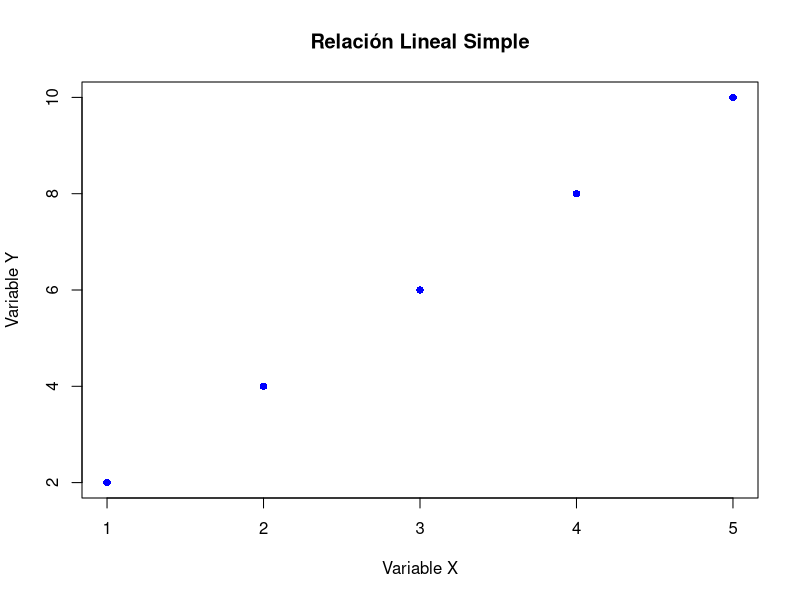
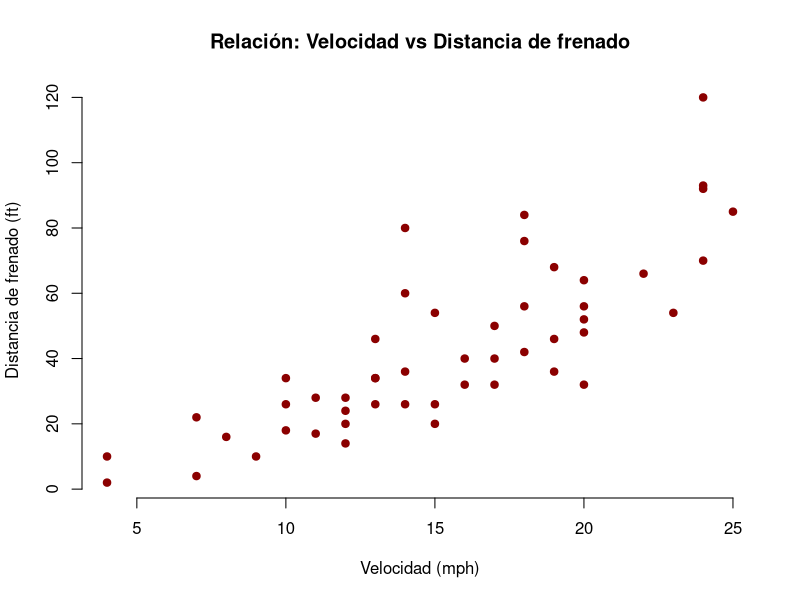
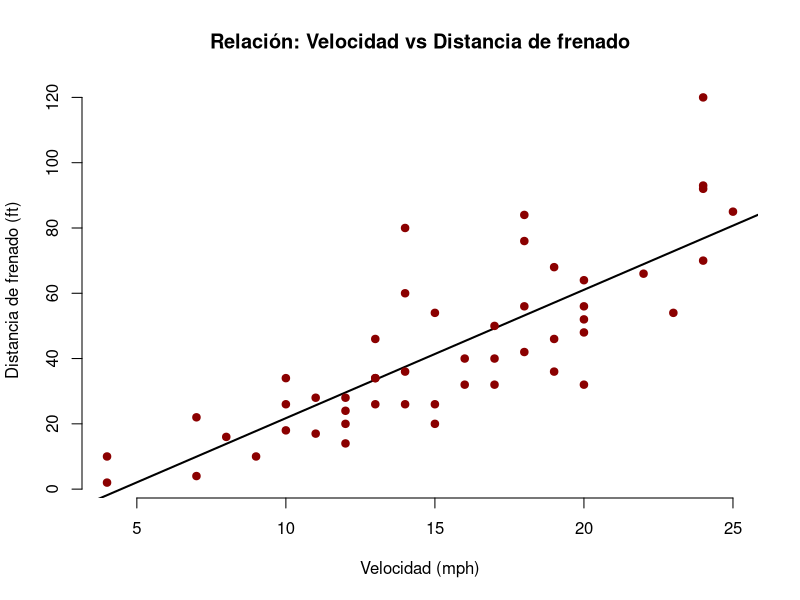

These figures' R source, in order:
## ---- chunk 1
# Crear datos de ejemplo
x <- c(1, 2, 3, 4, 5)
y <- c(2, 4, 6, 8, 10)

# Crear el gráfico de dispersión
plot(x, y,                      # Eje horizontal el vector x , Eje vertical vector y
     main = "Relación Lineal Simple",   # Título principal
     xlab = "Variable X",               # Título (label) del eje horizontal
     ylab = "Variable Y",               # Título (label) del eje vertical
     pch = 16,                          # Forma del punto (16 = círculo relleno)
     col = "blue")                      # Color de los puntos
## ---- chunk 2
# Cargamos los datos de ejemplo de R: cars
data(cars)

# Representamos Speed frente a Dist
plot(cars$speed, cars$dist,
     main = "Relación: Velocidad vs Distancia de frenado",
     xlab = "Velocidad (mph)",
     ylab = "Distancia de frenado (ft)",
     pch = 19,               # Punto más definido
     col = "darkred",        # Color más profesional
     frame.plot = FALSE,)     # Estilo más limpio (sin recuadro)
## ---- chunk 3
plot(cars$speed, cars$dist,
     main = "Relación: Velocidad vs Distancia de frenado",
     xlab = "Velocidad (mph)",
     ylab = "Distancia de frenado (ft)",
     pch = 19,               # Punto más definido
     col = "darkred",        # Color más profesional
     frame.plot = FALSE,     # Estilo más limpio (sin recuadro)
     abline(lm(dist ~ speed, data = cars), col = "black", lwd = 2))
